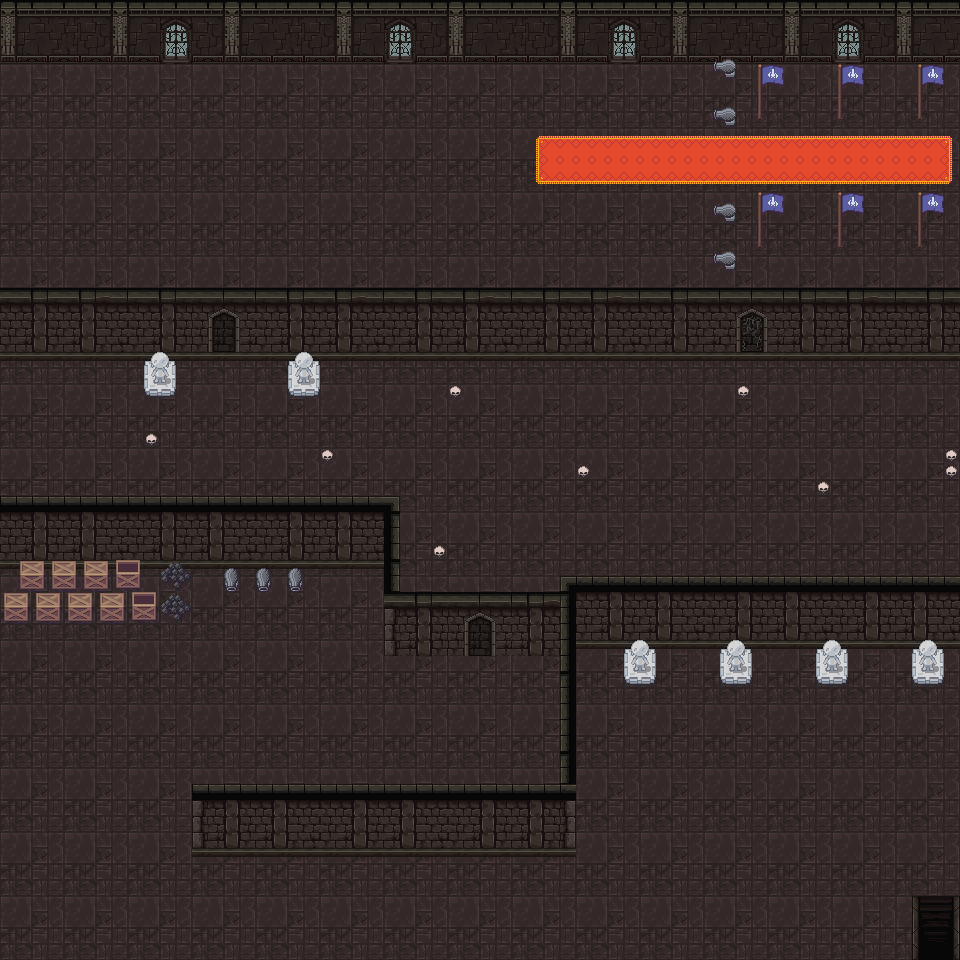

Below is a game level as drawn by its tile map, then a one-line description and the .tmx that defines it (tile-layer data replaced by summaries):
An orthogonal 60x60 tile map with 16x16 px tiles, 4 tile layers (Tile Layer 1, Tile Layer 2, Tile Layer 3, Tile Layer 4), 27 tilesets and 32 objects.

<map version="1.8" tiledversion="1.8.1" orientation="orthogonal" renderorder="right-down" width="60" height="60" tilewidth="16" tileheight="16" infinite="0" nextlayerid="7" nextobjectid="35">
 <tileset firstgid="1" source="props/world_03.tsx" />
 <tileset firstgid="1425" source="props/castle_01.tsx" />
 <tileset firstgid="3127" source="props/castle_02.tsx" />
 <tileset firstgid="4151" source="props/castle_03.tsx" />
 <tileset firstgid="6711" source="props/dungeon_01.tsx" />
 <tileset firstgid="6811" source="props/farm_02.tsx" />
 <tileset firstgid="8411" source="props/ground_03.tsx" />
 <tileset firstgid="8483" source="props/house_01.tsx" />
 <tileset firstgid="8593" source="props/house_02.tsx" />
 <tileset firstgid="8788" source="props/house_03.tsx" />
 <tileset firstgid="8931" source="props/house_04.tsx" />
 <tileset firstgid="9043" source="props/plants_01.tsx" />
 <tileset firstgid="9475" source="props/Room_Builder_free_16x16.tsx" />
 <tileset firstgid="9866" source="props/scenario_01.tsx" />
 <tileset firstgid="9886" source="props/scenario_02.tsx" />
 <tileset firstgid="9890" source="props/scenario_03.tsx" />
 <tileset firstgid="9906" source="props/scenario_04.tsx" />
 <tileset firstgid="9918" source="props/scenario_05.tsx" />
 <tileset firstgid="9934" source="props/scenario_06.tsx" />
 <tileset firstgid="9938" source="props/scenario_07.tsx" />
 <tileset firstgid="9939" source="props/scenario_08.tsx" />
 <tileset firstgid="10939" source="props/scenario_09.tsx" />
 <tileset firstgid="11215" source="props/scenario_10.tsx" />
 <tileset firstgid="11471" source="props/scenario_11.tsx" />
 <tileset firstgid="12239" source="props/world_01.tsx" />
 <tileset firstgid="13679" source="props/world_02.tsx" />
 <tileset firstgid="14339" source="props/world_04.tsx" />
 <layer id="5" name="Tile Layer 1" width="60" height="60">
  <data>[3600 cells, 3600 non-empty, 16 distinct tile ids]</data>
 </layer>
 <layer id="2" name="Tile Layer 2" width="60" height="60">
  <data>[3600 cells, 1092 non-empty, 133 distinct tile ids]</data>
 </layer>
 <layer id="3" name="Tile Layer 3" width="60" height="60">
  <data>[3600 cells, 162 non-empty, 48 distinct tile ids]</data>
 </layer>
 <layer id="4" name="Tile Layer 4" width="60" height="60">
  <data>[3600 cells, 0 non-empty, 0 distinct tile ids]</data>
 </layer>
 <objectgroup id="6" name="Mask">
  <object id="2" x="960.188" y="57.3004" width="6.0625" height="902.325" />
  <object id="3" x="0.363636" y="960.545" width="959.688" height="7.81818" />
  <object id="4" x="-8" y="63.1667" width="8.02273" height="896.845" />
  <object id="5" x="2" y="288" width="954" height="72" />
  <object id="6" x="1" y="0" width="958.818" height="62.6667" />
  <object id="7" x="2" y="497" width="388" height="65.6667" />
  <object id="8" x="383.667" y="497" width="14.3333" height="157.667" />
  <object id="9" x="398" y="593" width="161" height="62.3333" />
  <object id="10" x="560.667" y="577" width="16.3333" height="279.333" />
  <object id="11" x="578" y="576" width="377" height="70" />
  <object id="12" x="192.333" y="785" width="370.667" height="70.6667" />
  <object id="13" x="3" y="563" width="185.333" height="57.6667" />
  <object id="14" x="145" y="361.375">
   <polygon points="0,0 -0.25,27.625 2.75,33 21.75,33.75 28.375,32.625 31.875,25.375 30.375,-0.25 22.25,-1.125 16.125,-9.125 9,-6.625 6,-2.125" />
  </object>
  <object id="15" x="288.75" y="361.25">
   <polygon points="0,0 -1.25,8.5 -0.25,28.5 1.875,32.25 9.125,34.25 19.875,34 27.25,33.25 29.75,32.25 31.125,25 31.75,13.125 29.625,-1 25.125,-1 15.5,-9.375 8.375,-5.875 5.375,-1" />
  </object>
  <object id="17" x="715.273" y="214.636">
   <polygon points="0,0 -2.09091,-4.45455 0.545455,-9.63636 2.72727,-7.90909 6.81818,-8.72727 12.3636,-10.8182 15.4545,-10.9091 18.6364,-8.72727 20.3636,-5.54545 19.9091,-1.27273 19.4545,2.54545 18.5455,6.72727 12.7273,7.27273 10.1818,6.90909 9.63636,2.63636 9.72727,1.36364 4.72727,-1.27273 0.909091,-0.454545" />
  </object>
  <object id="18" x="715.636" y="263.091">
   <polygon points="0,0 -2.09091,-4.45455 0.545455,-9.63636 2.72727,-7.90909 6.81818,-8.72727 12.3636,-10.8182 15.4545,-10.9091 18.6364,-8.72727 20.3636,-5.54545 19.9091,-1.27273 19.4545,2.54545 18.5455,6.72727 12.7273,7.27273 10.1818,6.90909 9.63636,2.63636 9.72727,1.36364 4.72727,-1.27273 0.909091,-0.454545" />
  </object>
  <object id="19" x="715.152" y="118.739">
   <polygon points="0,0 -2.09091,-4.45455 0.545455,-9.63636 2.72727,-7.90909 6.81818,-8.72727 12.3636,-10.8182 15.4545,-10.9091 18.6364,-8.72727 20.3636,-5.54545 19.9091,-1.27273 19.4545,2.54545 18.5455,6.72727 12.7273,7.27273 10.1818,6.90909 9.63636,2.63636 9.72727,1.36364 4.72727,-1.27273 0.909091,-0.454545" />
  </object>
  <object id="20" x="715.51" y="70.4743">
   <polygon points="0,0 -2.09091,-4.45455 0.545455,-9.63636 2.72727,-7.90909 6.81818,-8.72727 12.3636,-10.8182 15.4545,-10.9091 18.6364,-8.72727 20.3636,-5.54545 19.9091,-1.27273 19.4545,2.54545 18.5455,6.72727 12.7273,7.27273 10.1818,6.90909 9.63636,2.63636 9.72727,1.36364 4.72727,-1.27273 0.909091,-0.454545" />
  </object>
  <object id="21" x="224.182" y="572.364">
   <polygon points="0,0 1.09091,13.2727 2.36364,18.1818 8.72727,18.3636 13.4545,17.8182 13.4545,10.7273 13.2727,1.27273 10.1818,-4.72727 3.45455,-3.27273" />
  </object>
  <object id="22" x="837.75" y="246.375">
   <polygon points="0,0 0.125,-54.125 2.625,-55.125 4.5,-53.125 7.125,-52.25 14.125,-52.625 22.875,-51.625 24.75,-50.25 25.875,-47.625 25.125,-34.5 13.625,-35.375 4.125,-33.625 3.75,0.25" />
  </object>
  <object id="23" x="256.5" y="572.25">
   <polygon points="0,0 1.09091,13.2727 2.36364,18.1818 8.72727,18.3636 13.4545,17.8182 13.4545,10.7273 13.2727,1.27273 10.1818,-4.72727 3.45455,-3.27273" />
  </object>
  <object id="24" x="288.875" y="572.75">
   <polygon points="0,0 1.09091,13.2727 2.36364,18.1818 8.72727,18.3636 13.4545,17.8182 13.4545,10.7273 13.2727,1.27273 10.1818,-4.72727 3.45455,-3.27273" />
  </object>
  <object id="25" x="624.5" y="640.75" width="31" height="43.25" />
  <object id="26" x="720.25" y="638.75" width="31.25" height="44.75" />
  <object id="27" x="815.25" y="635.5" width="32.75" height="48.25" />
  <object id="28" x="912.125" y="639.375" width="31.375" height="44" />
  <object id="29" x="758" y="246.625">
   <polygon points="0,0 0.125,-54.125 2.625,-55.125 4.5,-53.125 7.125,-52.25 14.125,-52.625 22.875,-51.625 24.75,-50.25 25.875,-47.625 25.125,-34.5 13.625,-35.375 4.125,-33.625 3.75,0.25" />
  </object>
  <object id="30" x="757.875" y="118.75">
   <polygon points="0,0 0.125,-54.125 2.625,-55.125 4.5,-53.125 7.125,-52.25 14.125,-52.625 22.875,-51.625 24.75,-50.25 25.875,-47.625 25.125,-34.5 13.625,-35.375 4.125,-33.625 3.75,0.25" />
  </object>
  <object id="31" x="838" y="119">
   <polygon points="0,0 0.125,-54.125 2.625,-55.125 4.5,-53.125 7.125,-52.25 14.125,-52.625 22.875,-51.625 24.75,-50.25 25.875,-47.625 25.125,-34.5 13.625,-35.375 4.125,-33.625 3.75,0.25" />
  </object>
  <object id="32" x="918" y="118.625">
   <polygon points="0,0 0.125,-54.125 2.625,-55.125 4.5,-53.125 7.125,-52.25 14.125,-52.625 22.875,-51.625 24.75,-50.25 25.875,-47.625 25.125,-34.5 13.625,-35.375 4.125,-33.625 3.75,0.25" />
  </object>
  <object id="33" x="918.042" y="246.625">
   <polygon points="0,0 0.125,-54.125 2.625,-55.125 4.5,-53.125 7.125,-52.25 14.125,-52.625 22.875,-51.625 24.75,-50.25 25.875,-47.625 25.125,-34.5 13.625,-35.375 4.125,-33.625 3.75,0.25" />
  </object>
  <object id="34" x="756" y="360" width="32.5" height="216" />
 </objectgroup>
</map>
